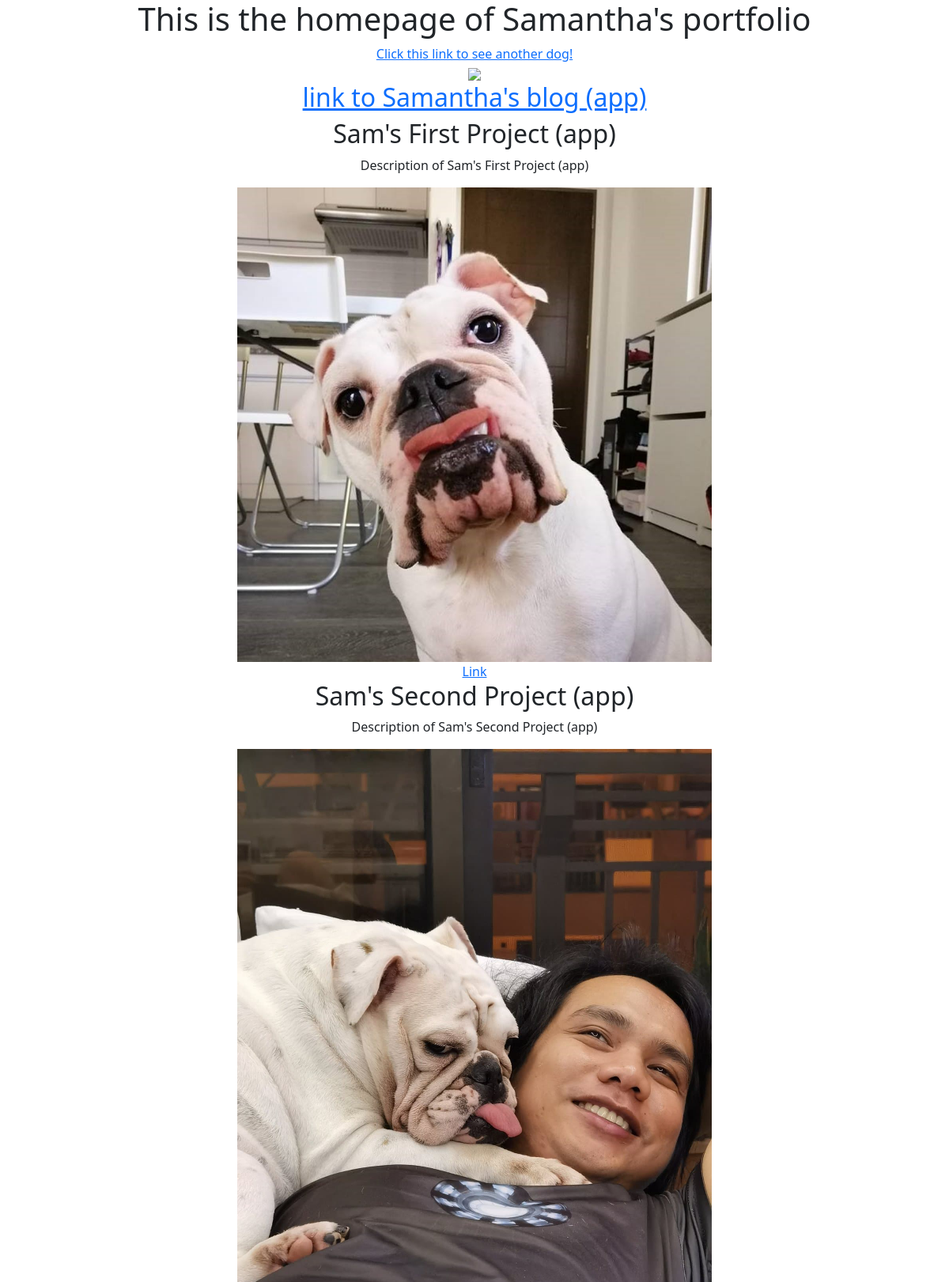
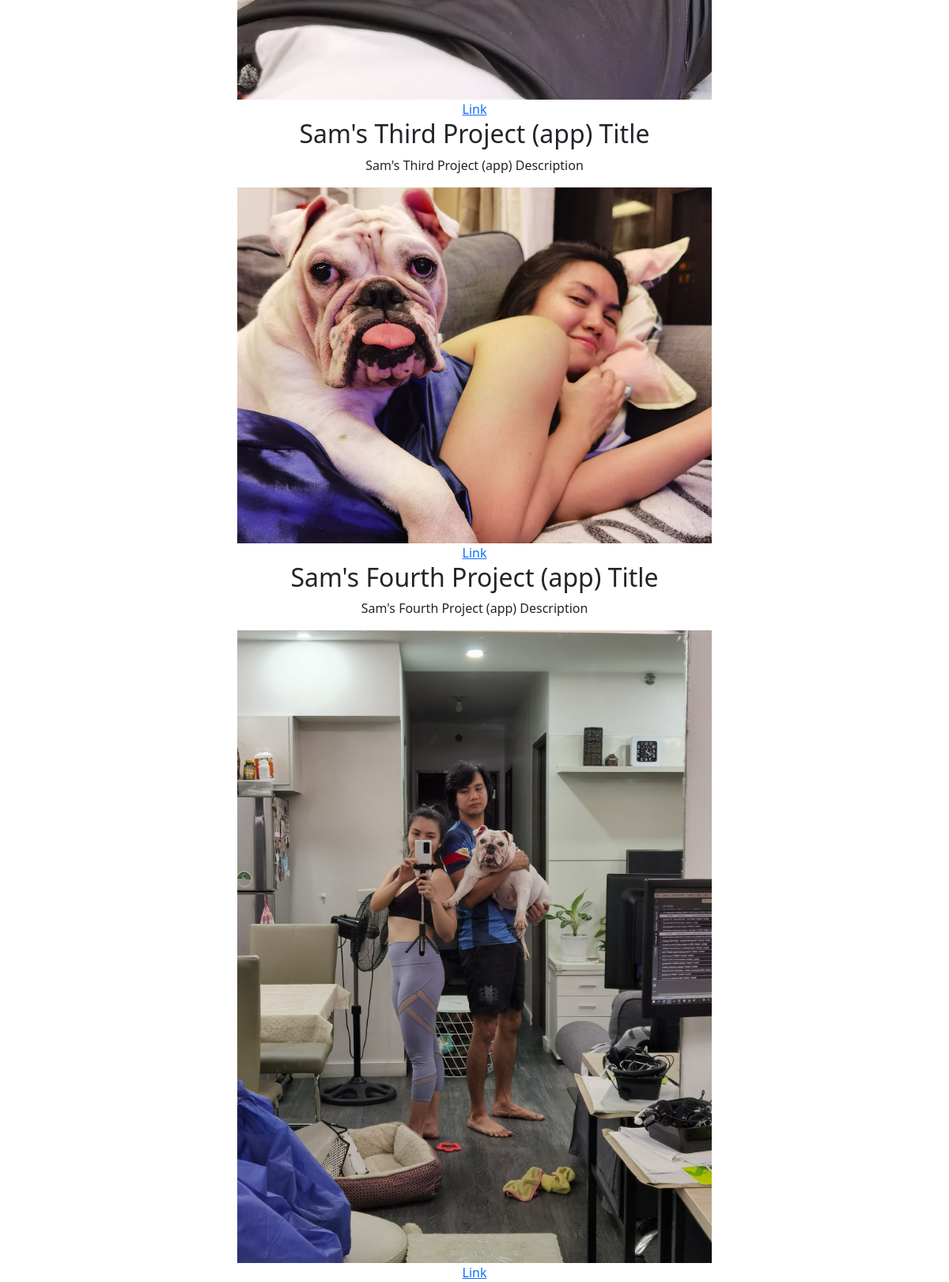
The page / on the database its author committed (2 pictures, top to bottom).
### portfolio/models.py (models this page shows, shortened)
class Project(models.Model):
    title = models.CharField(max_length = 100)
    description = models.CharField(max_length = 250)
    image = models.ImageField(upload_to='portfolio/images/')
    url = models.URLField(blank=True)

### portfolio/views.py (the view)
# urls.py: 2. Add a URL to urlpatterns:  path('', views.home, name='home')
def home(request):
    projects=Project.objects.all()
    return render(request, 'portfolio/home.html', {'project':projects})

### portfolio/templates/portfolio/home.html
{% extends 'portfolio/base.html' %}
{% block content%}
<h1>This is the homepage of Samantha's portfolio</h1>
{% load static %}
<a href = "{% static 'portfolio/beagle.jfif' %}"> Click this link to see another dog! </a>
<br>
<img src = "{% static 'portfolio/shiba.jpeg' %}" width="600" />
<br>
<a href="{% url 'blog:all_blogs'  %}"><h2>link to Samantha's blog (app)</h2></a>
{% for i in project %}
<h2>{{ i.title }}</h2>
<p>{{ i.description }}</p>
<img src = "{{i.image.url}}" width="600" />
{% if i.url %}
<br><a href = "{{i.url}}">Link</a>
{%endif%}
{%endfor%}
{%endblock%}

### portfolio/templates/portfolio/base.html (shortened to what this page needs)
<!doctype html>
<html lang="en">
  <head>
    <link href="https://cdn.jsdelivr.net/npm/bootstrap@5.0.0-beta1/dist/css/bootstrap.min.css" rel="stylesheet">
    <div class="container text-center">
  </head>
  <body>
{% block content %}{%endblock%}
  </body>
</html>

### rows shown on the page
Project: title "Sam's First Project (app)", description "Description of Sam's First Project (app)", image (picture)
Project: title "Sam's Second Project (app)", description "Description of Sam's Second Project (app)", image (picture)
Project: title "Sam's Third Project (app) Title", description "Sam's Third Project (app) Description", image (picture)
Project: title "Sam's Fourth Project (app) Title", description "Sam's Fourth Project (app) Description", image (picture)
